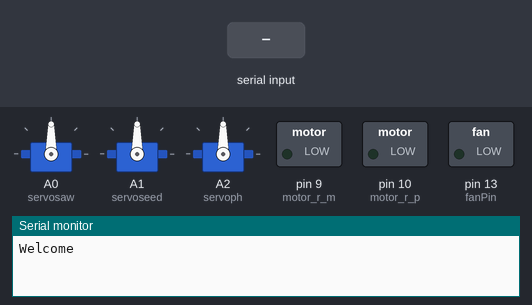
Simulated run of this sketch. Board: Arduino Uno, built with avr-gcc and run on an emulated ATmega328P. On the bench: 3 × servo, switched loads named in the sketch (green lamp = pin HIGH), the last lines printed to the serial monitor. The inputs (shaded band) are chosen by the test bench.

Above: at 1.2 s.
1.3 s: "B" received over Serial
At 2.5 s:
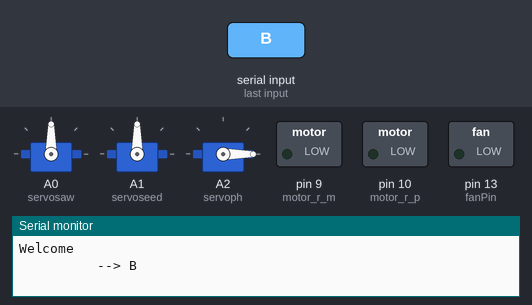
2.8 s: "L" received over Serial
At 4.1 s:
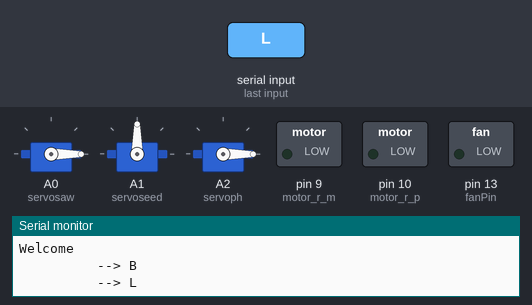
4.8 s: "F" received over Serial
At 5.2 s:
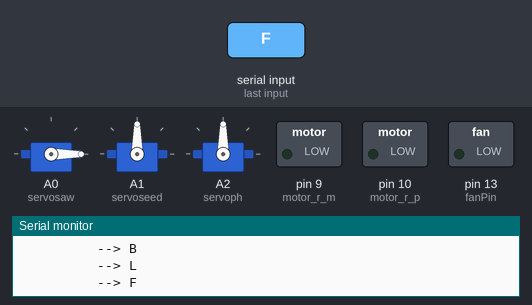
6.3 s: "R" received over Serial
At 7.9 s:
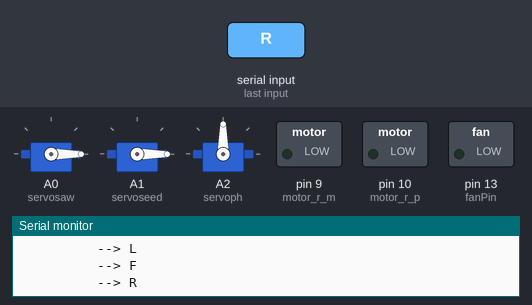
8.3 s: "M" received over Serial
At 9.1 s:
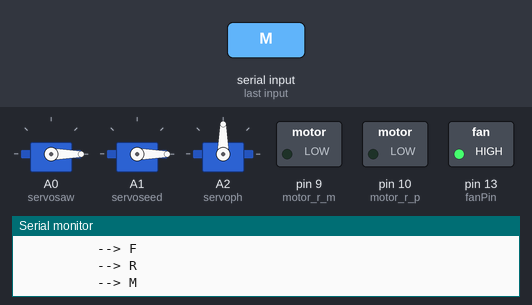
9.8 s: "N" received over Serial
At 10.2 s:
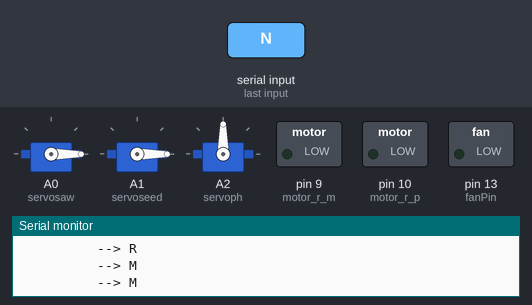
Timing chart, 0 to 12.3 s (numbered marks = the images above; inputs shaded):
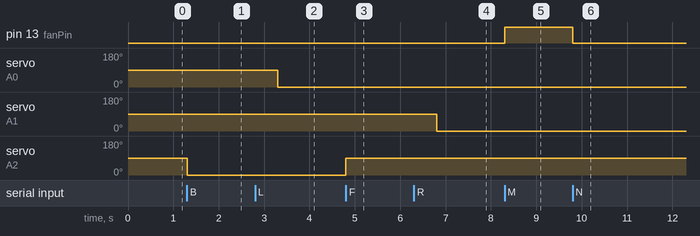

Measured:
- after the input at 1.3 s, servo on A2 (servoph): 90° → 0° at once
- after the input at 2.8 s, servo on A0 (servosaw): 90° → 0° after 0.50 s
- after the input at 4.8 s, servo on A2 (servoph): 0° → 90° at once
- after the input at 6.3 s, servo on A1 (servoseed): 90° → 0° after 0.50 s
- after the input at 8.3 s, pin 13 (fanPin): LOW → HIGH at once
- after the input at 9.8 s, pin 13 (fanPin): HIGH → LOW at once

The sketch:

Agrirobot1.ino
```cpp
#include <Servo.h>
Servo servosaw;
Servo servoseed;
Servo servoph;
int angle = 0;
int motor = 0;
#define for_back_speed   100
#define left_ryt_speed   110

#define motor_r_p         10
#define motor_r_m         9
const int fanPin = 13;

char data;


void setup()
{
   Serial.begin(9600); //9600 baud rate
   Serial.println("Welcome");
   pinMode(motor_r_p, OUTPUT);
   pinMode(motor_r_m, OUTPUT);

   servosaw.attach(A0);
   servoseed.attach(A1);
   servoph.attach(A2);
   pinMode(fanPin, OUTPUT);
   digitalWrite(fanPin, 0);
}

void loop()
{

   if(  Serial.available()   )
   {
      data = Serial.read();

      if(data == 'F')
      {
         move_forward();
         Serial.println("          --> F");
      }

      else if(data == 'B')
      {
         move_backward();
         Serial.println("          --> B");
      }
      else if(data == 'L')
      {
         move_left();
         Serial.println("          --> L");
      }
      else if(data == 'R')
      {
        move_right();
         Serial.println("          --> R");
      }
      else if(data == 'M')
      {
          motor_start();
         Serial.println("          --> M");
      }
      else if(data == 'N')
      {
          motor_stop();
         Serial.println("          --> M");
      }

   }
}

//***************************************

void move_forward()
{
   servoph.write(90);
}

void move_backward()
{
   servoph.write(0);
}


void move_left()

{
   servosaw.write(90);
   delay(500);
   servosaw.write(0);
}


void move_right()
{
   servoseed.write(90);
   delay(500);
   servoseed.write(0);

}

void motor_start()
{
    digitalWrite(fanPin, 1); // Turn on the fan

}
void motor_stop()
{
    digitalWrite(fanPin, 0); // Turn on the fan

}
```
